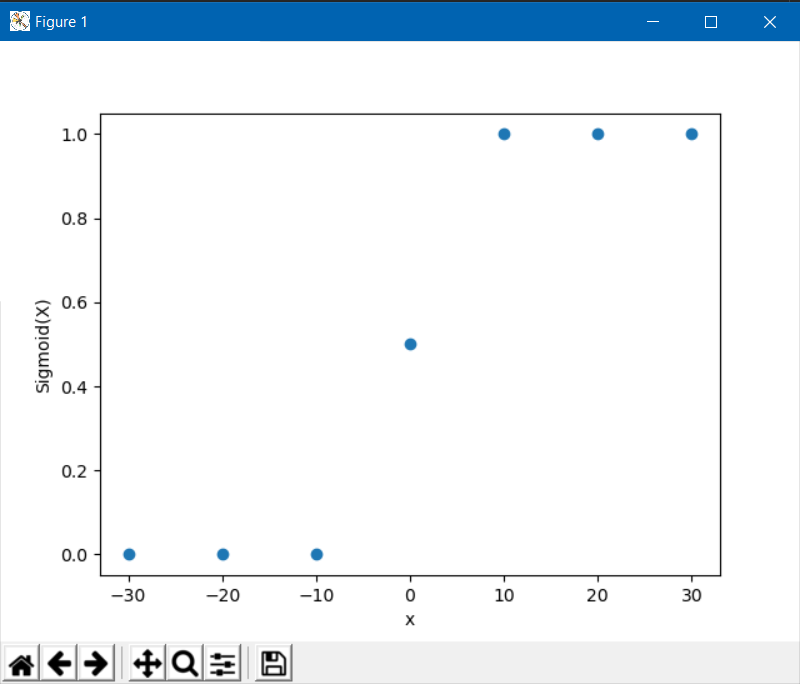

The script that drew this image:
import matplotlib.pyplot as plt
import numpy as np
x = []
y = []
for z in range(-30,40,10):
    x.append(z)
    t = 1 / (1 + np.exp(-z))
    y.append(t)
plt.scatter(x, y)
plt.xlabel("x")
plt.ylabel("Sigmoid(X)")

plt.show()
